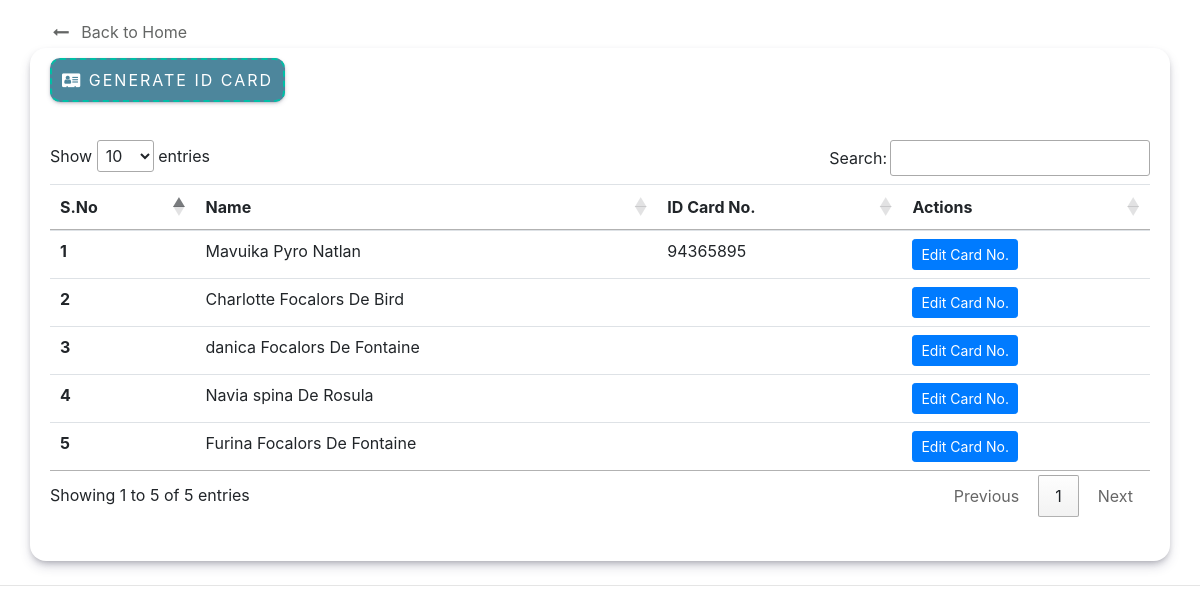
Screenshot of /admin/Idsystem/index.php with the database file from the repository.
### tables this page shows
CREATE TABLE `residents` (
  `id` int(11) NOT NULL,
  `fname` varchar(255) NOT NULL,
  `mname` varchar(255) NOT NULL,
  `lname` varchar(255) NOT NULL,
  `suffix` varchar(255) NOT NULL,
  `sex` varchar(255) NOT NULL,
  `bday` varchar(255) NOT NULL,
  `pob` varchar(255) NOT NULL,
  `religion` varchar(255) NOT NULL,
  `citizenship` varchar(255) NOT NULL,
  `street` varchar(255) NOT NULL,
  `zone` varchar(255) NOT NULL,
  `brgy` varchar(255) NOT NULL,
  `mun` varchar(255) NOT NULL,
  `province` varchar(255) NOT NULL,
  `zipcode` varchar(255) NOT NULL,
  `contact` varchar(255) NOT NULL,
  `educational` varchar(255) NOT NULL,
  `occupation` varchar(255) NOT NULL,
  `civil_status` varchar(255) NOT NULL,
  `labor_status` varchar(255) NOT NULL,
  `voter_status` varchar(255) NOT NULL,
  `pwd_status` varchar(255) NOT NULL,
  `four_p` varchar(255) NOT NULL,
  `vac_status` varchar(255) NOT NULL,
  `status` varchar(255) NOT NULL,
  `longitude` varchar(255) NOT NULL,
  `latitude` varchar(255) NOT NULL,
  `id_card_no` varchar(50) DEFAULT NULL,
  `profile` varchar(255) DEFAULT NULL,
  `qr_code` varchar(255) DEFAULT NULL
);

### admin/Idsystem/index.php (the view, shortened to what this page needs)
<?php
include('config.php');
?>
<!doctype html>
<html lang="en">
<head>
  <link rel="stylesheet" href="https://stackpath.bootstrapcdn.com/bootstrap/4.4.1/css/bootstrap.min.css"
>
  <link rel="stylesheet" href="//cdn.datatables.net/1.10.20/css/jquery.dataTables.min.css">
  <link rel="stylesheet" href="https://cdnjs.cloudflare.com/ajax/libs/font-awesome/4.7.0/css/font-awesome.min.css">
</head>
<body>
  <a href="../home.php" id="backToHome">
    <h7><i class="fa fa-long-arrow-left">&nbsp;&nbsp;</i> Back to Home</h7>
 </a>
  <div class="container my-4 mt-5">
  <a href="id-card.php" class="btn-generate">
  <i class="fa fa-address-card"></i> Generate ID Card
</a>
  <div class="container-main my-4 mt-5">
  <table class="table" id="myTable">
  <thead>
    <tr>
      <th scope="col">S.No</th>
      <th scope="col">Name</th>
      <th scope="col">ID Card No.</th>
      <th scope="col">Actions</th>
    </tr>
  </thead>
  <tbody>
    <?php
      $sql = "SELECT id, fname, mname, lname, id_card_no FROM `residents` ORDER BY id DESC";
      $result = mysqli_query($conn, $sql);
      $sno = 0;
      while($row = mysqli_fetch_assoc($result)){
        $sno++;
        $full_name = $row['fname'] . ' ' . $row['mname'] . ' ' . $row['lname'];
        echo "<tr>
          <th scope='row'>{$sno}</th>
          <td>{$full_name}</td>
          <td>{$row['id_card_no']}</td>
          <td>
            <button class='edit btn btn-sm btn-primary' id='{$row['id']}'>Edit Card No.</button>
          </td>
        </tr>";
      }
    ?>
  </tbody>
</table>
  </div>
  </div>
  <hr>
</body>
</html>

### admin/Idsystem/index.php (style rules this page uses)
.container { padding: 20px; background: rgb(255, 255, 255); border-radius: 1rem; box-shadow: rgba(50, 50, 93, 0.25) 0px 6px 12px -2px, rgba(0, 0, 0, 0.3) 0px 3px 7px -3px; transition: all ease-in-out 0.3s; }
.btn-generate { background-color: #4D869C; padding: 10px; color: #fff; text-transform: uppercase; letter-spacing: 2px; cursor: pointer; border-radius: 10px; border: 2px dashed #00BFA6; box-shadow: rgba(50, 50, 93, 0.25) 0px 2px 5px -1px, rgba(0, 0, 0, 0.3) 0px 1px 3px -1px; transition: .4s; }
#backToHome { position: absolute; top: 20px; left: 10%; transform: translateX(-50%); color: #646665; }

### rows the page displays
residents: full_name "Mavuika Pyro Natlan", id_card_no "94365895"
residents: full_name "Charlotte Focalors De Bird"
residents: full_name "danica Focalors De Fontaine"
residents: full_name "Navia spina De Rosula"
residents: full_name "Furina Focalors De Fontaine"
